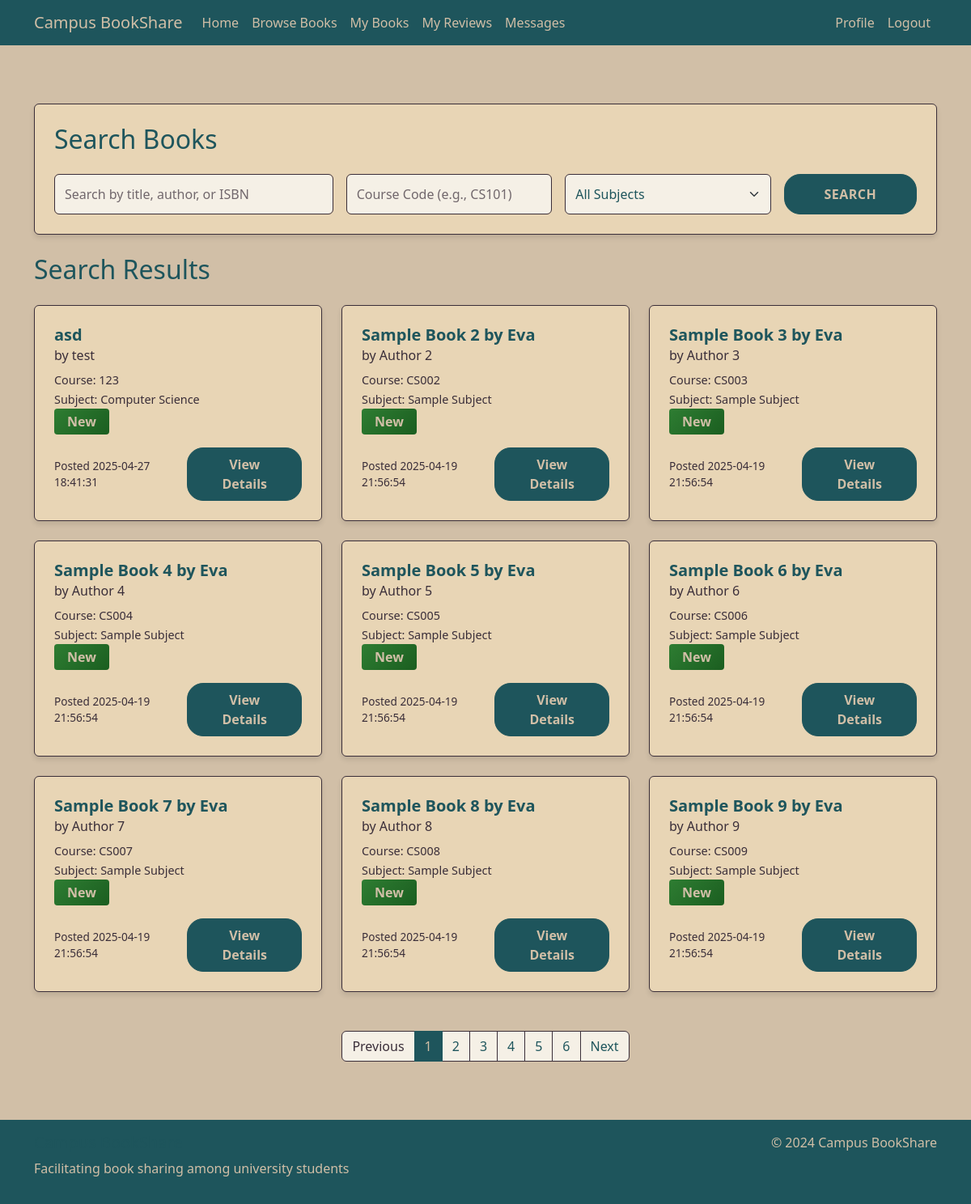
Page /search (signed in) on the committed database.
### tables this page shows
CREATE TABLE Books (
        book_id INTEGER PRIMARY KEY AUTOINCREMENT,
        user_id INTEGER,
        title TEXT NOT NULL,
        author TEXT,
        ISBN TEXT,
        subject TEXT,
        course_code TEXT,
        condition TEXT,
        availability TEXT NOT NULL,
        date_posted TEXT NOT NULL,
        FOREIGN KEY (user_id) REFERENCES Users(user_id)
    );

### app.py (the view)
@app.route('/search')
@login_required
def search():
    query = request.args.get('query', '').strip()
    course_code = request.args.get('course_code', '').strip()
    subject = request.args.get('subject', '').strip()
    page = request.args.get('page', 1, type=int)
    books, total_count = search_books(
        query=query if query else None,
        course_code=course_code if course_code else None,
        subject=subject if subject else None,
        page=page
    )
    pagination = {
        'page': page,
        'per_page': 9,
        'total': total_count,
        'pages': (total_count + 8) // 9,
        'has_prev': page > 1,
        'has_next': page * 9 < total_count,
        'prev_num': page - 1,
        'next_num': page + 1,
        'iter_pages': lambda: range(1, ((total_count + 8) // 9) + 1)
    }
    return render_template(
        'search_results.html',
        books=books,
        query=query,
        course_code=course_code,
        subject=subject,
        pagination=pagination
    )

### app.py (called while the page is built)
def get_db_connection():
    conn = sqlite3.connect('database.db')
    conn.row_factory = sqlite3.Row
    return conn

def login_required(f):
    @wraps(f)
    def decorated_function(*args, **kwargs):
        if 'user_id' not in session:
            flash('Please log in to access this page.', 'warning')
            return redirect(url_for('login'))
        return f(*args, **kwargs) # Returns original function if logged in
    return decorated_function

### templates/search_results.html (shortened to what this page needs)
{% extends "base.html" %}
{% block content %}
<div class="container py-4 content">
    <div class="row mb-4">
        <div class="col-12">
            <div class="card">
                <div class="card-body">
                    <h2 class="section-title mb-4">Search Books</h2>
                    <form action="{{ url_for('search') }}" method="GET" class="search-form">
                        <div class="row g-3">
                            <div class="col-md-4">
                                <div class="form-group">
                                    <input type="text" class="form-control" name="query" placeholder="Search by title, author, or ISBN" value="{{ request.args.get('query', '') }}">
                                </div>
                            </div>
                            <div class="col-md-3">
                                <div class="form-group">
                                    <input type="text" class="form-control" name="course_code" placeholder="Course Code (e.g., CS101)" value="{{ request.args.get('course_code', '') }}">
                                </div>
                            </div>
                            <div class="col-md-3">
                                <div class="form-group">
                                    <select class="form-select" name="subject">
                                        <option value="">All Subjects</option>
                                    </select>
                                </div>
                            </div>
                            <div class="col-md-2">
                                <button type="submit" class="btn btn-primary w-100">Search</button>
                            </div>
                        </div>
                    </form>
                </div>
            </div>
        </div>
    </div>
    <div class="row">
        <div class="col-12">
            <h2 class="section-title mb-4">
                Search Results
            </h2>
            {% if books %}
            <div class="row">
                {% for book in books %}
                <div class="col-md-4 mb-4">
                    <div class="card h-100">
                        <div class="card-body">
                            <h5 class="card-title book-title">{{ book.title }}</h5>
                            <h6 class="card-subtitle mb-2 book-subtitle">by {{ book.author }}</h6>
                            <p class="card-text">
                                <small class="book-meta">Course: {{ book.course_code }}</small><br>
                                <small class="book-meta">Subject: {{ book.subject }}</small><br>
                                <span class="badge badge-reviews" data-condition="{{ book.condition }}">{{ book.condition }}</span>
                            </p>
                            <div class="d-flex justify-content-between align-items-center">
                                <span class="book-date">Posted {{ book.date_posted }}</span>
                                <a href="{{ url_for('view_book', book_id=book.book_id) }}" class="btn btn-primary">View Details</a>
                            </div>
                        </div>
                    </div>
                </div>
                {% endfor %}
            </div>
            {% if pagination %}
            <nav aria-label="Search results pagination" class="mt-4">
                <ul class="pagination justify-content-center">
                    {% if pagination.has_prev %}
                    <li class="page-item">
                        <a class="page-link" href="{{ url_for('search', page=pagination.prev_num, query=query, course_code=course_code, subject=subject) }}">Previous</a>
                    </li>
                    {% else %}
                    <li class="page-item disabled">
                        <span class="page-link">Previous</span>
                    </li>
                    {% endif %}
                    {% for page in pagination.iter_pages() %}
                        {% if page %}
                            {% if page != pagination.page %}
                            <li class="page-item">
                                <a class="page-link" href="{{ url_for('search', page=page, query=query, course_code=course_code, subject=subject) }}">{{ page }}</a>
                            </li>
                            {% else %}
                            <li class="page-item active">
                                <span class="page-link">{{ page }}</span>
                            </li>
                            {% endif %}
                        {% else %}
                            <li class="page-item disabled">
                                <span class="page-link">...</span>
                            </li>
                        {% endif %}
                    {% endfor %}
                    {% if pagination.has_next %}
                    <li class="page-item">
                        <a class="page-link" href="{{ url_for('search', page=pagination.next_num, query=query, course_code=course_code, subject=subject) }}">Next</a>
                    </li>
                    {% else %}
                    <li class="page-item disabled">
                        <span class="page-link">Next</span>
                    </li>
                    {% endif %}
                </ul>
            </nav>
            {% endif %}
            {% else %}
            <div class="alert alert-info">
                No books found matching your search criteria.
            </div>
            {% endif %}
        </div>
    </div>
</div>
{% endblock %}

### static/css/style.css (style rules this page uses)
body { background-color: #D1BFA7; color: #1E555C; min-height: 100vh; display: flex; flex-direction: column; }
.btn-primary { background-color: #1E555C; border-color: #1E555C; color: #D1BFA7; font-weight: 600; padding: 0.5rem 1.5rem; border-radius: 20px; }
.card { background-color: #E8D5B5; border: 1px solid #3A2E39; box-shadow: 0 4px 6px rgba(0, 0, 0, 0.1); }
.card-body { color: #1E555C; padding: 1.5rem; }
.content { flex: 1; padding: 2rem 0; }
.form-control { background-color: #F5F0E6; border: 1px solid #3A2E39; color: #1E555C; }
h1, h2, h3, h4, h5, h6 { color: #1E555C; }
.badge-reviews { background-color: #3A2E39; color: #D1BFA7; padding: 0.5rem 1rem; font-size: 1rem; border-radius: 0.25rem; }
.badge-reviews[data-condition="New"] { background: linear-gradient(135deg, #2E7D32, #1B5E20); color: #D1BFA7; }
.book-title { color: #1E555C; font-weight: 600; margin-bottom: 0.5rem; }
.book-subtitle { color: #3A2E39; font-weight: 500; margin-bottom: 1rem; }
.book-meta { color: #3A2E39; font-size: 0.9rem; }
.book-date { color: #3A2E39; font-size: 0.85rem; }
.section-title { color: #1E555C; }
.search-form .form-control, .search-form .form-select { background-color: #F5F0E6; border: 1px solid #3A2E39; color: #1E555C; padding: 0.75rem; font-size: 1rem; }
.search-form .form-control::placeholder { color: #3A2E39; opacity: 0.7; }
.search-form .form-select { color: #1E555C; }
.search-form .form-select option { background-color: #F5F0E6; color: #1E555C; }
.search-form .btn-primary { background-color: #1E555C; border-color: #1E555C; color: #D1BFA7; font-weight: 600; padding: 0.5rem 1.5rem; border-radius: 20px; height: 100%; text-transform: uppercase; letter-spacing: 0.5px; }
.pagination .page-link { color: #1E555C; background-color: #F5F0E6; border-color: #3A2E39; }
.pagination .page-item.active .page-link { background-color: #1E555C; border-color: #1E555C; color: #D1BFA7; }
.pagination .page-item.disabled .page-link { color: #3A2E39; background-color: #F5F0E6; border-color: #3A2E39; }

### rows in the picture
Books: title "asd", author "test", course_code "123", subject "Computer Science", condition "New", date_posted "2025-04-27 18:41:31"
Books: title "Sample Book 2 by Eva", author "Author 2", course_code "CS002", subject "Sample Subject", condition "New", date_posted "2025-04-19 21:56:54"
Books: title "Sample Book 3 by Eva", author "Author 3", course_code "CS003", subject "Sample Subject", condition "New", date_posted "2025-04-19 21:56:54"
Books: title "Sample Book 4 by Eva", author "Author 4", course_code "CS004", subject "Sample Subject", condition "New", date_posted "2025-04-19 21:56:54"
Books: title "Sample Book 5 by Eva", author "Author 5", course_code "CS005", subject "Sample Subject", condition "New", date_posted "2025-04-19 21:56:54"
Books: title "Sample Book 6 by Eva", author "Author 6", course_code "CS006", subject "Sample Subject", condition "New", date_posted "2025-04-19 21:56:54"
Books: title "Sample Book 7 by Eva", author "Author 7", course_code "CS007", subject "Sample Subject", condition "New", date_posted "2025-04-19 21:56:54"
Books: title "Sample Book 8 by Eva", author "Author 8", course_code "CS008", subject "Sample Subject", condition "New", date_posted "2025-04-19 21:56:54"
Books: title "Sample Book 9 by Eva", author "Author 9", course_code "CS009", subject "Sample Subject", condition "New", date_posted "2025-04-19 21:56:54"

### other values in the picture
{{ page }} "1"
{{ page }} "2" "3" "4" "5" "6"
